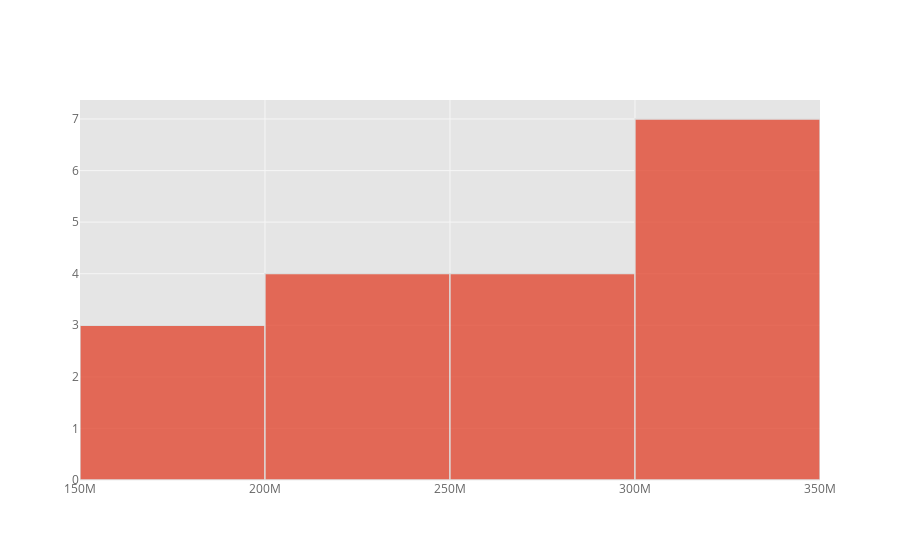

Notebook code for this chart:
### Markdown cell above
## 5. Histograma

### Code cell
df_population['United States'].iplot(kind='hist')

### Figure 1 — Plotly figure (JSON) as saved in the notebook; plotly's stock layout.template omitted (floating-point values rounded to 4 significant figures)
{"data": [{"histfunc": "count", "histnorm": "", "marker": {"color": "rgba(226, 74, 51, 1.0)", "line": {"color": "#D9D9D9", "width": 1.3}}, "name": "United States", "opacity": 0.8, "orientation": "v", "type": "histogram", "x": [171685336, 186720571, 199733676, 209513341, 219081251, 229476354, 240499825, 252120309, 265163745, 281710909, 294993511, 309011475, 320878310, 323015995, 325084756, 327096265, 329064917, 331002651]}], "layout": {"barmode": "overlay", "legend": {"bgcolor": "#FFFFFF", "font": {"color": "#666666"}}, "paper_bgcolor": "#FFFFFF", "plot_bgcolor": "#E5E5E5", "title": {"font": {"color": "#151516"}}, "xaxis": {"gridcolor": "#F6F6F6", "showgrid": true, "tickfont": {"color": "#666666"}, "title": {"font": {"color": "#666666"}, "text": ""}, "zerolinecolor": "#F6F6F6"}, "yaxis": {"gridcolor": "#F6F6F6", "showgrid": true, "tickfont": {"color": "#666666"}, "title": {"font": {"color": "#666666"}, "text": ""}, "zerolinecolor": "#F6F6F6"}}}
